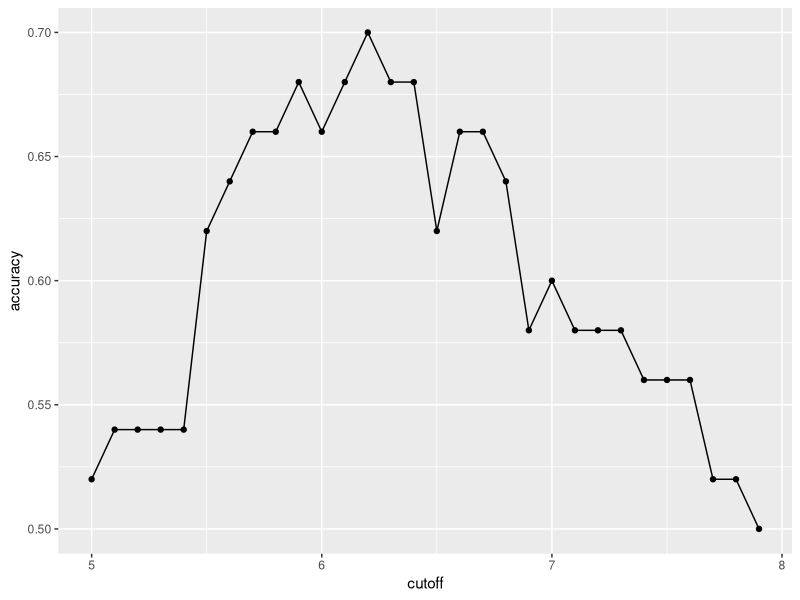
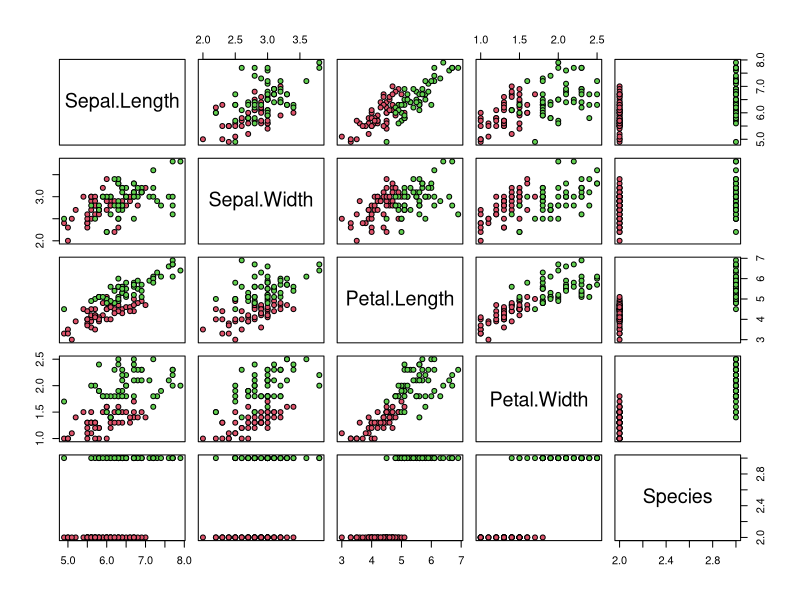

These charts were generated, in order, by the following R code:
library(dslabs)
library(dplyr)
library(lubridate)
library(tidyverse)
library(caret)
data(iris)
iris <- iris[-which(iris$Species=='setosa'),]
y <- iris$Species

# set.seed(2) # if using R 3.5 or earlier
set.seed(2, sample.kind="Rounding") # if using R 3.6 or later
test_index <- createDataPartition(y, times=1, p=0.5, list= FALSE)
test <- iris[test_index,]
train <- iris[-test_index,]

train

summary(train)


# examine the accuracy of 10 cutoffs
cutoff <- seq(5, 7.9, 0.1)
accuracy <- map_dbl(cutoff, function(x){
  y_hat <- ifelse(train$Sepal.Length > x, "virginica", "versicolor") %>% 
    factor(levels = levels(iris$Species))
  mean(y_hat == test$Species)
})
data.frame(cutoff, accuracy) %>% 
  ggplot(aes(cutoff, accuracy)) + 
  geom_point() + 
  geom_line() 
max(accuracy)

best_cutoff <- cutoff[which.max(accuracy)]
best_cutoff

best_accuracy <- function(list, t){
  cutoff <- seq(min(list), max(list), 0.1)
  accuracy <- map_dbl(cutoff, function(x){
    y_hat <- ifelse(list > x, "virginica", "versicolor") %>% 
      factor(levels = levels(iris$Species))
    mean(y_hat == test$Species)
  })
  
  best_cutoff <- cutoff[which.max(accuracy)]
  best_cutoff
}

best_accuracy(train$Sepal.Length, test$Sepal.Length)
best_accuracy(train$Sepal.Width, test$Sepal.Width)
best_accuracy(train$Petal.Width, test$Petal.Width)
best_accuracy(train$Petal.Length, test$Petal.Length)

y_hat <- ifelse((test$Petal.Length > 4.7|test$Petal.Width > 1.5), "virginica", "versicolor") %>% 
  factor(levels = levels(iris$Species))
y_hat
mean(y_hat == test$Species)

plot(iris,pch=21,bg=iris$Species)
